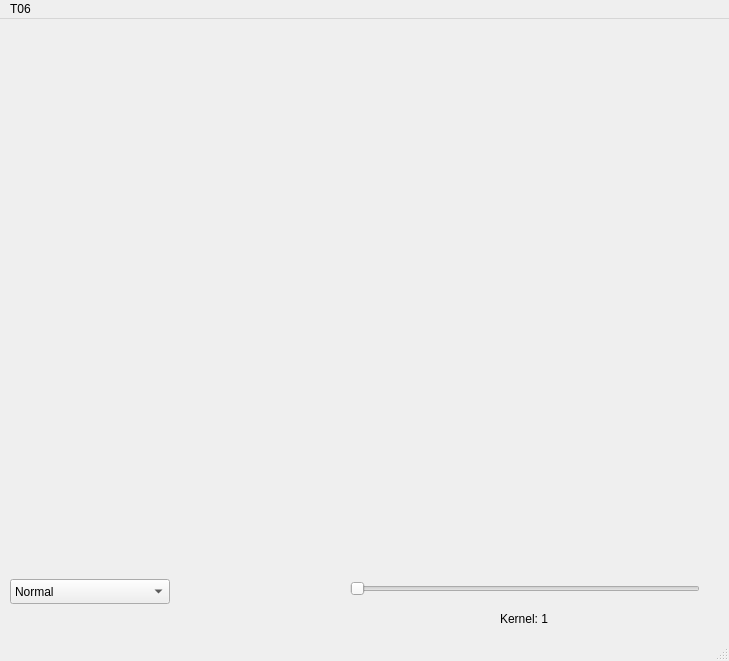
<?xml version="1.0" encoding="UTF-8"?>
<ui version="4.0">
 <class>MainWindow</class>
 <widget class="QMainWindow" name="MainWindow">
  <property name="geometry">
   <rect>
    <x>0</x>
    <y>0</y>
    <width>729</width>
    <height>661</height>
   </rect>
  </property>
  <property name="windowTitle">
   <string>MainWindow</string>
  </property>
  <widget class="QWidget" name="centralwidget">
   <widget class="QComboBox" name="comboBox_filtrare">
    <property name="geometry">
     <rect>
      <x>10</x>
      <y>560</y>
      <width>160</width>
      <height>25</height>
     </rect>
    </property>
    <item>
     <property name="text">
      <string>Normal</string>
     </property>
    </item>
    <item>
     <property name="text">
      <string>Blur</string>
     </property>
    </item>
    <item>
     <property name="text">
      <string>Gaussian Blur</string>
     </property>
    </item>
    <item>
     <property name="text">
      <string>Sobel Vertical</string>
     </property>
    </item>
    <item>
     <property name="text">
      <string>Sobel Orizontal</string>
     </property>
    </item>
    <item>
     <property name="text">
      <string>Filtru Median</string>
     </property>
    </item>
    <item>
     <property name="text">
      <string>Filtru Bilateral</string>
     </property>
    </item>
   </widget>
   <widget class="QSlider" name="slider_kernel">
    <property name="geometry">
     <rect>
      <x>350</x>
      <y>560</y>
      <width>350</width>
      <height>20</height>
     </rect>
    </property>
    <property name="minimum">
     <number>1</number>
    </property>
    <property name="maximum">
     <number>15</number>
    </property>
    <property name="singleStep">
     <number>2</number>
    </property>
    <property name="pageStep">
     <number>10</number>
    </property>
    <property name="value">
     <number>1</number>
    </property>
    <property name="sliderPosition">
     <number>1</number>
    </property>
    <property name="tracking">
     <bool>true</bool>
    </property>
    <property name="orientation">
     <enum>Qt::Horizontal</enum>
    </property>
    <property name="tickInterval">
     <number>2</number>
    </property>
   </widget>
   <widget class="QLabel" name="label_webcam">
    <property name="geometry">
     <rect>
      <x>10</x>
      <y>0</y>
      <width>711</width>
      <height>551</height>
     </rect>
    </property>
    <property name="text">
     <string/>
    </property>
   </widget>
   <widget class="QLabel" name="label_kernelSize">
    <property name="geometry">
     <rect>
      <x>500</x>
      <y>590</y>
      <width>70</width>
      <height>20</height>
     </rect>
    </property>
    <property name="text">
     <string>Kernel: 1</string>
    </property>
   </widget>
  </widget>
  <widget class="QMenuBar" name="menubar">
   <property name="geometry">
    <rect>
     <x>0</x>
     <y>0</y>
     <width>729</width>
     <height>21</height>
    </rect>
   </property>
   <widget class="QMenu" name="menuT06">
    <property name="title">
     <string>T06</string>
    </property>
   </widget>
   <addaction name="menuT06"/>
  </widget>
  <widget class="QStatusBar" name="statusbar"/>
 </widget>
 <resources/>
 <connections/>
</ui>
